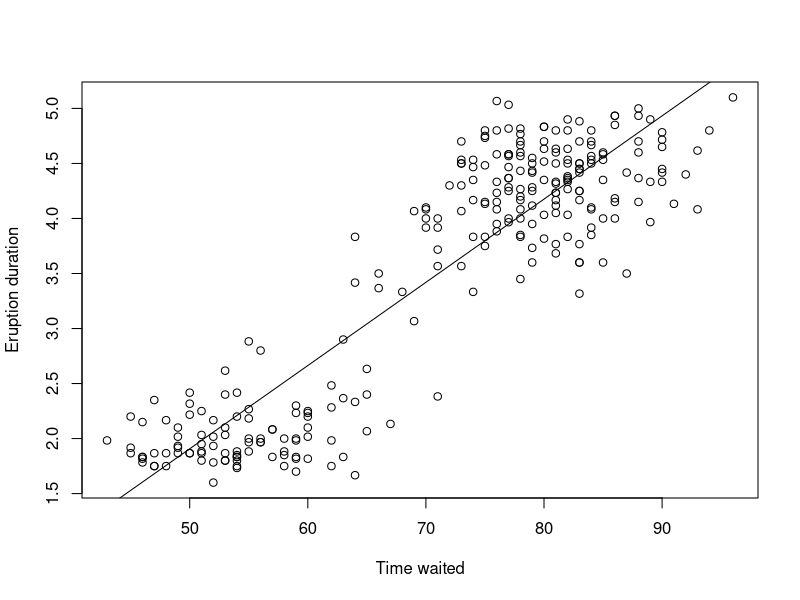

R code for this plot:
lm(eruptions ~ waiting, data=faithful)
head(faithful)


eruption.lm = lm(eruptions ~ waiting, data=faithful)
coeffs = coefficients(eruption.lm); coeffs
waiting = 80 # the waiting time
duration = coeffs[1] + coeffs[2]*waiting
duration
plot(faithful$waiting, faithful$eruptions, xlab="Time waited", ylab="Eruption duration")
abline(lm(faithful$eruptions ~ faithful$waiting))

eruption.lm = lm(eruptions ~ waiting, data=faithful)
summary(eruption.lm)$r.squared

summary(eruption.lm)


eruption.lm = lm(eruptions ~ waiting, data=faithful)
newdata=data.frame(waiting=80)
predict(eruption.lm, newdata, interval="confidence")
